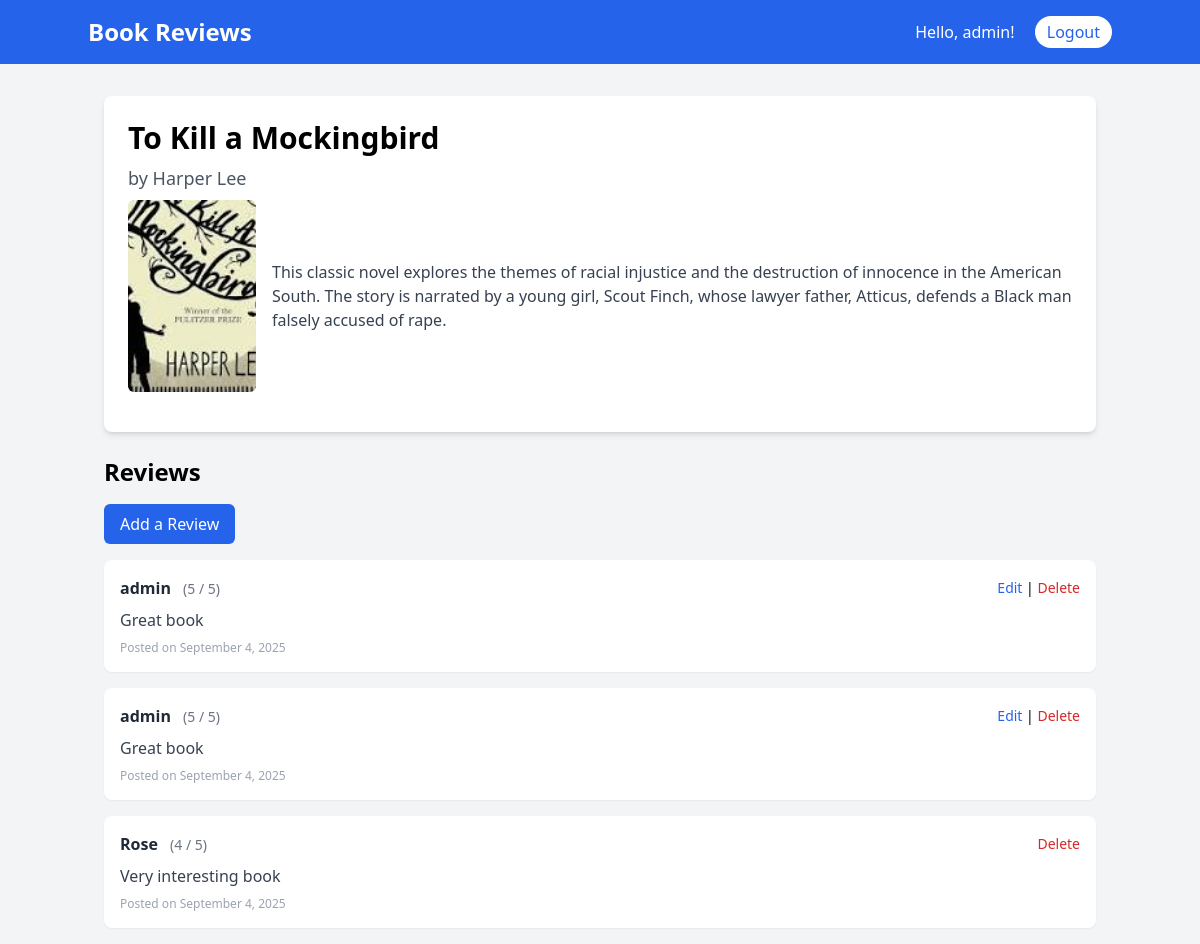
Screenshot of /book/1/ (signed in) with the database file from the repository.
### reviews/models.py (models this page shows, shortened)
class Book(models.Model):
    title=models.CharField()
    author=models.CharField()
    description=models.TextField()
    cover_image=models.ImageField(upload_to='book_covers/')
    categories=models.ManyToManyField('Category')

class Review(models.Model):
    book = models.ForeignKey(Book, on_delete=models.CASCADE, related_name='reviews')
    user = models.ForeignKey(User, on_delete=models.CASCADE)
    rating = models.IntegerField()
    comment = models.TextField()
    created_at = models.DateTimeField(auto_now_add=True)

### reviews/views.py (the view)
# urls.py: path('book/<int:pk>/', BookDetailView.as_view(), name='book-detail'),
class BookDetailView(DetailView):
    model = Book
    template_name = 'book_detail.html'
    context_object_name = 'book'

### reviews/templates/book_detail.html
{% extends "base.html" %}
{% block content %}
<div class="bg-white p-6 rounded-lg shadow-md mb-6">
    <h1 class="text-3xl font-bold mb-2">{{ book.title }}</h1>
    <p class="text-lg text-gray-600 mb-2">by {{ book.author }}</p>
    <div class="flex items-center mb-4">
        {% if book.cover_image %}
        <img src="{{ book.cover_image.url }}" alt="{{ book.title }} Cover" class="w-32 h-48 object-cover rounded-md mr-4">
        {% endif %}
        <p class="text-gray-700">{{ book.description }}</p>
    </div>
</div>
<h2 class="text-2xl font-semibold mb-4">Reviews</h2>
{% if user.is_authenticated %}
<a href="{% url 'review-create' book.pk %}" class="inline-block bg-blue-600 text-white py-2 px-4 rounded-md mb-4 hover:bg-blue-700">
    Add a Review
</a>
{% endif %}
<div class="space-y-4">
    {% for review in book.reviews.all %}
    <div class="bg-white p-4 rounded-lg shadow-sm">
        <div class="flex justify-between items-center mb-2">
            <div>
                <span class="font-bold text-gray-800">{{ review.user.username }}</span>
                <span class="text-sm text-gray-500 ml-2">({{ review.rating }} / 5)</span>
            </div>
            {% if user == review.user or user.is_staff %}
            <div class="text-sm">
                {% if user == review.user %}
                <a href="{% url 'review-update' review.pk %}" class="text-blue-600 hover:underline">Edit</a> |
                {% endif %}
                <a href="{% url 'review-delete' review.pk %}" class="text-red-600 hover:underline">Delete</a>
            </div>
            {% endif %}
        </div>
        <p class="text-gray-700">{{ review.comment }}</p>
        <p class="text-xs text-gray-400 mt-2">Posted on {{ review.created_at|date:"F j, Y" }}</p>
    </div>
    {% empty %}
    <p>No reviews yet. Be the first to leave one!</p>
    {% endfor %}
</div>
{% endblock %}

### reviews/templates/base.html (shortened to what this page needs)
<!DOCTYPE html>
<html lang="en">
<head>
    <script src="https://cdn.tailwindcss.com"></script>
</head>
<body class="bg-gray-100 font-sans">
    <nav class="bg-blue-600 p-4 text-white">
        <div class="container mx-auto flex justify-between items-center">
            <a href="{% url 'book-list' %}" class="text-2xl font-bold">Book Reviews</a>
            <div>
                {% if user.is_authenticated %}
                    <span class="mr-4">Hello, {{ user.username }}!</span>
                    <form method="post" action="{% url 'logout' %}" class="inline">
                        <button type="submit" class="bg-white text-blue-600 py-1 px-3 rounded-full hover:bg-gray-200">
                            Logout
                        </button>
                    </form>
                {% else %}
                    <a href="{% url 'login' %}" class="bg-white text-blue-600 py-1 px-3 rounded-full hover:bg-gray-200">Login</a>
                    <a href="{% url 'signup' %}" class="ml-2 bg-white text-blue-600 py-1 px-3 rounded-full hover:bg-gray-200">Sign Up</a>
                {% endif %}
            </div>
        </div>
    </nav>
    <main class="container mx-auto p-4 mt-4">
        {% block content %}{% endblock %}
    </main>
</body>
</html>

### rows the page displays
Book: title "To Kill a Mockingbird", author "Harper Lee", cover_image (picture), description "This classic novel explores the themes of racial injustice and the destruction of innocence in the American South. The story is narrated by a young girl, Scout Finch, whose lawyer father, Atticus, defends a Black man falsely accused of rape."
Review: user.username "admin", rating "5", shows "Edit", shows "Delete", comment "Great book", created_at "September 4, 2025"
Review: user.username "admin", rating "5", shows "Edit", shows "Delete", comment "Great book", created_at "September 4, 2025"
Review: user.username "Rose", rating "4", shows "Delete", comment "Very interesting book", created_at "September 4, 2025"

### other values shown
{{ user.username }} "admin"
